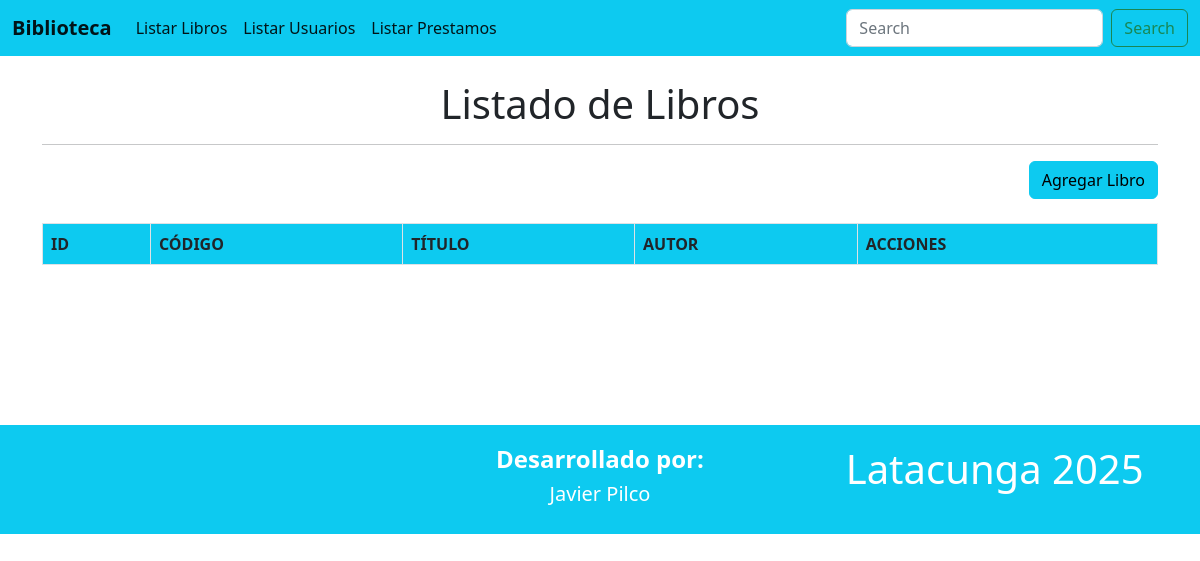
/, run on an earlier commit of the app's database.
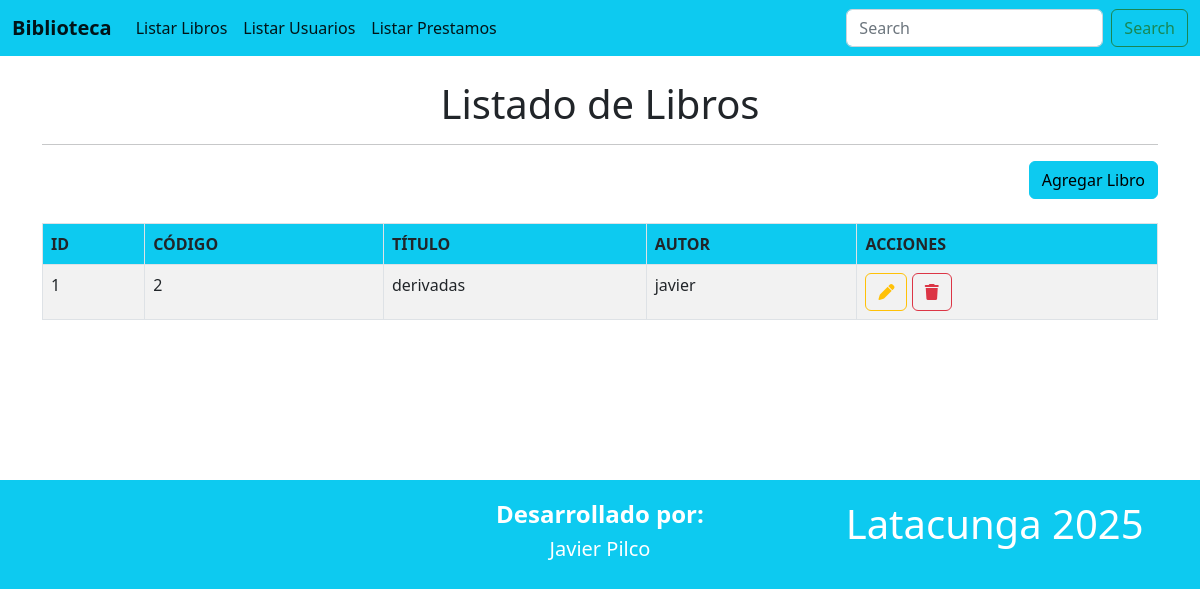
And on a later commit of the database.
### Aplicaciones/Control/models.py (models this page shows, shortened)
class Libro(models.Model):
    id = models.AutoField(primary_key=True)
    codigo = models.CharField(max_length=20)
    titulo = models.CharField(max_length=200)
    autor = models.CharField(max_length=100)

### Aplicaciones/Control/views.py (the view)
# urls.py: path('', views.inicio),
def inicio(request):
    listadoLibros = Libro.objects.all()
    return render(request, "inicio.html", {'libros': listadoLibros})

### Aplicaciones/Control/templates/inicio.html (shortened to what this page needs)
{% extends './plantilla.html' %}
{% block contenido %}
<br>
<h1 class="text-center">Listado de Libros</h1>
<hr>
<div class="row">
    <div class="text-end">
        <a href="nuevoLibro" class="btn btn-info text-right">
            Agregar Libro
        </a>
    </div>
</div>
<br>
<table class="table table-bordered table-striped table-hover">
    <thead>
        <tr class="bg-info">
            <th>ID</th>
            <th>CÓDIGO</th>
            <th>TÍTULO</th>
            <th>AUTOR</th>
            <th>ACCIONES</th>
        </tr>
    </thead>
    <tbody>
        {% for libro in libros %}
        <tr>
            <td>{{ libro.id }}</td>
            <td>{{ libro.codigo }}</td>
            <td>{{ libro.titulo }}</td>
            <td>{{ libro.autor }}</td>
            <td>
                <a href="editarLibro/{{ libro.id }}" class="btn btn-outline-warning">
                    <i class="fa fa-pen"></i>
                </a>
                <a href="#"
                   data-id="{{ libro.id }}"
                   class="btn btn-outline-danger btnEliminar">
                    <i class="fa fa-trash"></i>
                </a>
            </td>
        </tr>
        {% endfor %}
    </tbody>
</table>
<br><br><br><br><br><br>
{% endblock %}

What changed in the data, as far as the page shows it:
added Libro: id "1", codigo "2", titulo "derivadas", autor "javier"
